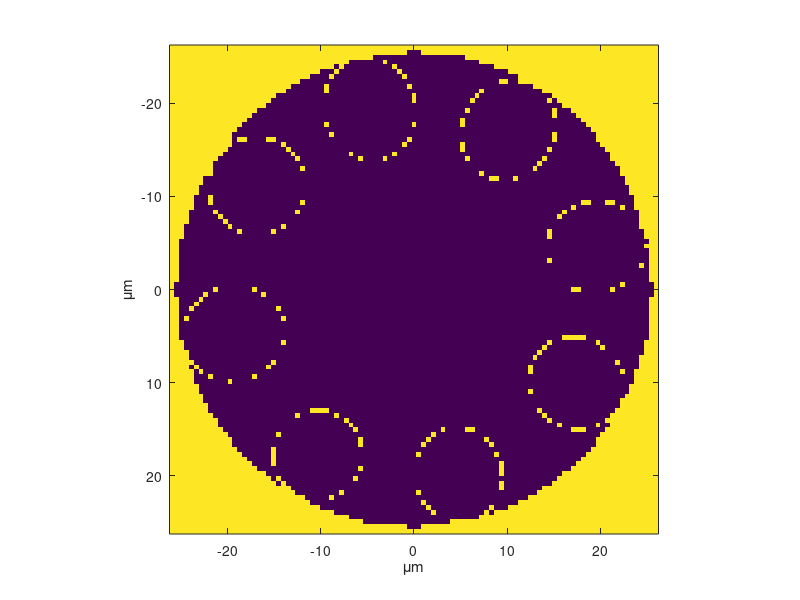

MATLAB code for this plot: (Note: this script raises an error after producing the figure.)
clc; clear variables; close all;

%% Set up problem

lambda = 650e-9;
k0 = 2*pi/lambda;
beta = k0; % Propagation constant will be close to that of free space.
Nx = 101;
NoModes = 2;

um = 1e-6;
n_silica = 1.45;
n_air = 1;
r_core = 25.5 * um;
r_clad = 34.0 * um;
r_total = r_core +   r_clad;
x = linspace(-26 * um, 26 * um, Nx);
y = linspace(-26 * um, 26 * um, Nx);
[x_mesh, y_mesh] = meshgrid(x, y);
r_mesh = sqrt(x_mesh.^2 + y_mesh.^2);
n = ones(Nx, Nx) * n_silica;
n(r_mesh < r_total) = n_silica;
n(r_mesh < (r_total - r_clad)) = 1;
n(r_mesh > r_total) = 1;

% Ellipses for glass
glass_ellipses = [
    struct('center', [-19.35 * um, 4.72 * um], 'major_axis', 11.28 * um, 'minor_axis', 10.28 * um, 'angle', 166.29);
    struct('center', [-10.30 * um, 17.82 * um], 'major_axis', 9.85 * um, 'minor_axis', 9.82 * um, 'angle', 120.03);
    struct('center', [4.80 * um, 19.92 * um], 'major_axis', 10.42 * um, 'minor_axis', 9.49 * um, 'angle', 76.45);
    struct('center', [17.46 * um, 10.08 * um], 'major_axis', 10.70 * um, 'minor_axis', 9.91 * um, 'angle', 30.00);
    struct('center', [19.58 * um, -4.59 * um], 'major_axis', 10.80 * um, 'minor_axis', 10.09 * um, 'angle', -13.19);
    struct('center', [10.15 * um, -17.15 * um], 'major_axis', 11.20 * um, 'minor_axis', 10.09 * um, 'angle', -59.38);
    struct('center', [-4.73 * um, -19.40 * um], 'major_axis', 11.36 * um, 'minor_axis', 9.97 * um, 'angle', -103.70);
    struct('center', [-16.85 * um, -11.15 * um], 'major_axis', 10.70 * um, 'minor_axis', 10.60 * um, 'angle', -147.51)
];

% Ellipses for air
air_ellipses = [
    struct('center', [-19.35 * um, 4.72 * um], 'major_axis', 10.88 * um, 'minor_axis', 9.88 * um, 'angle', 166.29);
    struct('center', [-10.30 * um, 17.82 * um], 'major_axis', 9.45 * um, 'minor_axis', 9.42 * um, 'angle', 120.03);
    struct('center', [4.80 * um, 19.92 * um], 'major_axis', 10.02 * um, 'minor_axis', 9.09 * um, 'angle', 76.45);
    struct('center', [17.46 * um, 10.08 * um], 'major_axis', 10.30 * um, 'minor_axis', 9.51 * um, 'angle', 30.00);
    struct('center', [19.58 * um, -4.59 * um], 'major_axis', 10.40 * um, 'minor_axis', 9.69 * um, 'angle', -13.19);
    struct('center', [10.15 * um, -17.15 * um], 'major_axis', 10.80 * um, 'minor_axis', 9.69 * um, 'angle', -59.38);
    struct('center', [-4.73 * um, -19.40 * um], 'major_axis', 10.96 * um, 'minor_axis', 9.57 * um, 'angle', -103.70);
    struct('center', [-16.85 * um, -11.15 * um], 'major_axis', 10.30 * um, 'minor_axis', 10.20 * um, 'angle', -147.51)
];

for i = 1:numel(glass_ellipses) + numel(air_ellipses)
    if i <= numel(glass_ellipses)
        ellipse_params = glass_ellipses(i);
        is_glass = true;
    else
        ellipse_params = air_ellipses(i - numel(glass_ellipses));
        is_glass = false;
    end
    
    center = ellipse_params.center;
    major_axis = ellipse_params.major_axis / 2;
    minor_axis = ellipse_params.minor_axis / 2;
    angle = deg2rad(ellipse_params.angle);
    x_rotated = (x_mesh - center(1)) * cos(angle) + (y_mesh - center(2)) * sin(angle);
    y_rotated = (y_mesh - center(2)) * cos(angle) - (x_mesh - center(1)) * sin(angle);
    ellipse_mask = ((x_rotated / major_axis).^2 + (y_rotated / minor_axis).^2) < 1;
    n(ellipse_mask) = n_silica * is_glass + n_air * ~is_glass;
end

dx = x(2) - x(1);
lambda_in_nm = lambda * 1e9;
dx_in_nm = dx * 1e9;
lambda_dx_ratio = lambda / dx;


%% Show refractive index profile

figure;
imagesc(x*1e6, x*1e6, n);
axis square;
xlabel('\mum');
ylabel('\mum');
hold on;

%% Sweep parameter of wavelength and plot graph of optical power loss (dB/cm)

wavelength_range = 500e-9:100e-9:700e-9;

optical_power_transmission_dB_cm_mode1 = zeros(size(wavelength_range));
optical_power_transmission_dB_cm_mode2 = zeros(size(wavelength_range));

for wl_idx = 1:length(wavelength_range)
    lambda = wavelength_range(wl_idx);
    k0 = 2 * pi / lambda;
    lambda_dx_ratio = lambda / dx;
    
    fprintf('Mode Iteration: %d\n', wl_idx);
    fprintf('Current Wavelength: %.2f nm\n', lambda * 1e9);
    fprintf('Current Wavelength/dx: %.2f\n', lambda_dx_ratio);

    % Call FD solver
    RetVal = ModeSolverFD(dx, n, lambda, beta, NoModes);
    imag_neff_mode1 = (-1/100) * imag(RetVal.beta(1) / k0);
    imag_neff_mode2 = (-1/100) * imag(RetVal.beta(2) / k0);
    optical_power_transmission_dB_cm_mode1(wl_idx) = -20 * log10(exp(-2 * pi * imag_neff_mode1 / lambda)) / 100;
    optical_power_transmission_dB_cm_mode2(wl_idx) = -20 * log10(exp(-2 * pi * imag_neff_mode2 / lambda)) / 100;

    figure;
    subplot(1,2,1);
    imagesc(x*1e6, y*1e6, RetVal.Eabs{1});
    title({'Mode 1'; ['\lambda = ' num2str(lambda * 1e9) ' nm']; ['n_{eff} = ' num2str(real(RetVal.beta(1)) / k0, '%.7g') ' + ' num2str(imag(RetVal.beta(1)) / k0, '%.7g') 'i']});
    axis square;
    xlabel('\mum');
    ylabel('\mum');

    subplot(1,2,2);
    imagesc(x*1e6, y*1e6, RetVal.Eabs{2});
    title({'Mode 2'; ['\lambda = ' num2str(lambda * 1e9) ' nm']; ['n_{eff} = ' num2str(real(RetVal.beta(2)) / k0, '%.7g') ' + ' num2str(imag(RetVal.beta(2)) / k0, '%.7g') 'i']});
    axis square;
    xlabel('\mum');
    ylabel('\mum');

end

%% Plot optical power loss vs. wavelength for both modes
figure;
plot(wavelength_range * 1e9, optical_power_transmission_dB_cm_mode1, '-o', 'DisplayName', 'Mode 1');
hold on;
plot(wavelength_range * 1e9, optical_power_transmission_dB_cm_mode2, '-o', 'DisplayName', 'Mode 2');
xlabel('Wavelength (nm)');
ylabel('Optical Power Transmission (dB/cm)');
title('Optical Power Transmission vs. Wavelength for Different Modes');
legend;
grid on;
